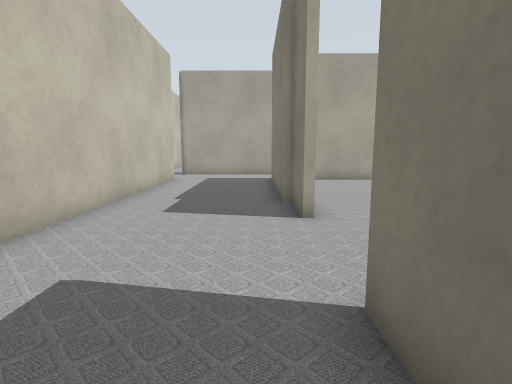
view 1 (above)

24 first-person views from a walk through a world built for the Gazebo simulator. The camera is 0.72 m above the floor, tilts 8° down and sees 80° across. The lines on the ground mark 1 m squares. The floor is counted in squares, 0.5 m on a side. Each view is taken from the middle of a square. On the plan, view 1 faces up. The plan holds only what a view shows up to about 14 squares ahead; the rest is blank. The place goes on beyond the plan.

view 2
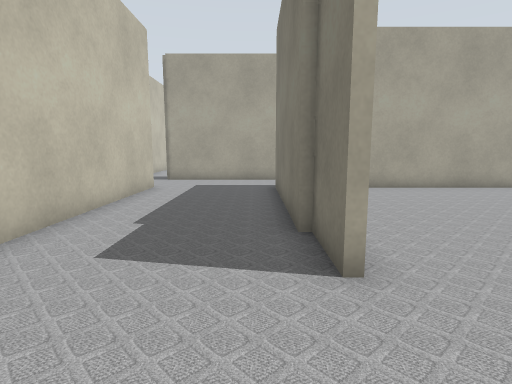

view 3
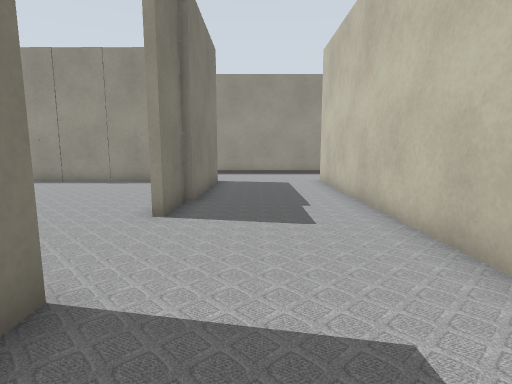

view 4
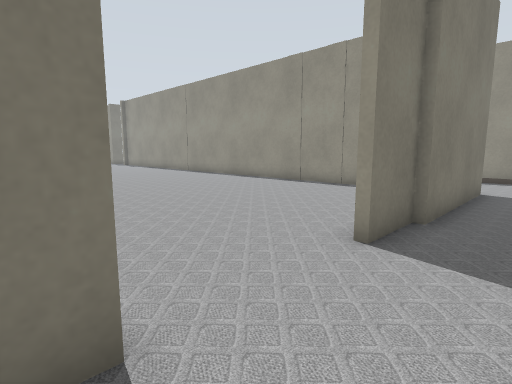

view 5
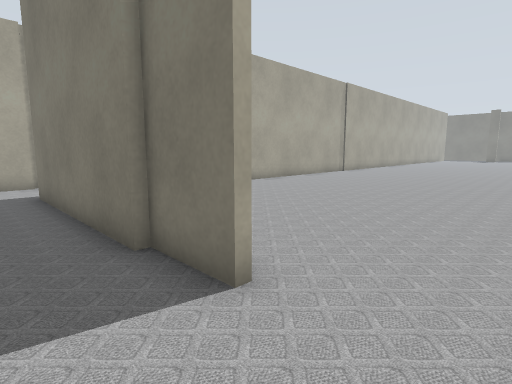

view 6
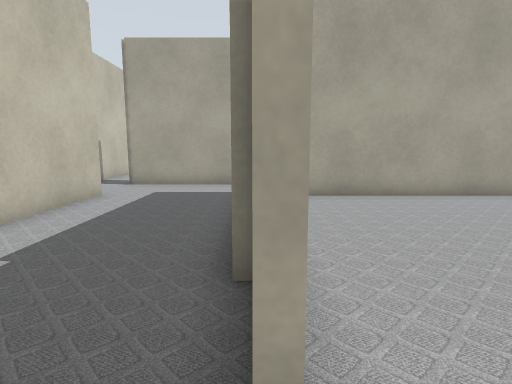

view 7
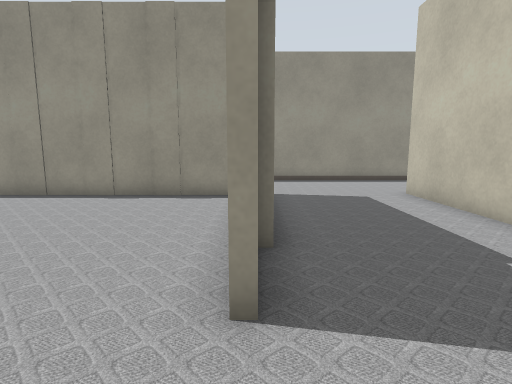

view 8
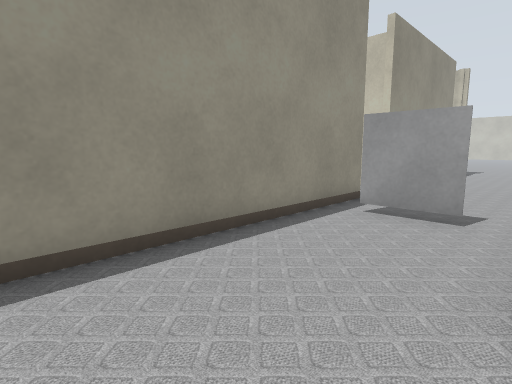

view 9
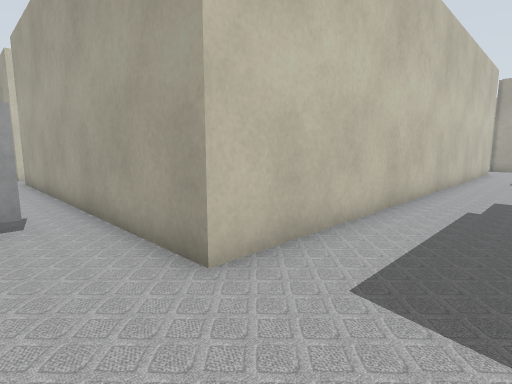

view 10
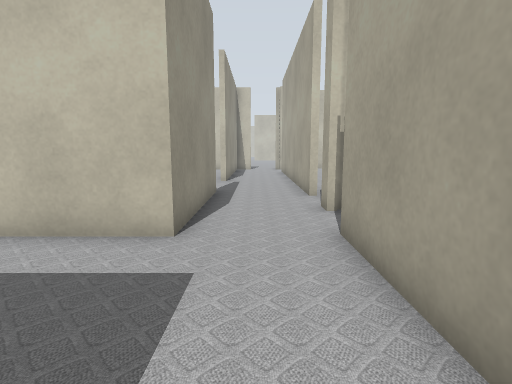

view 11
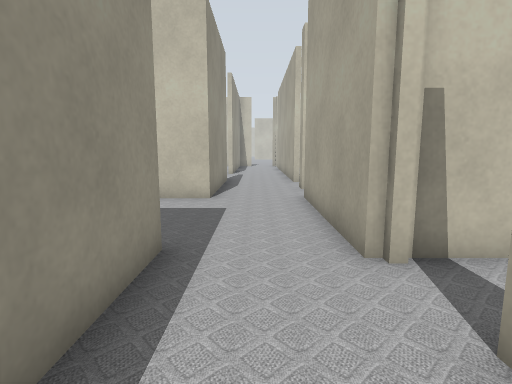

view 12
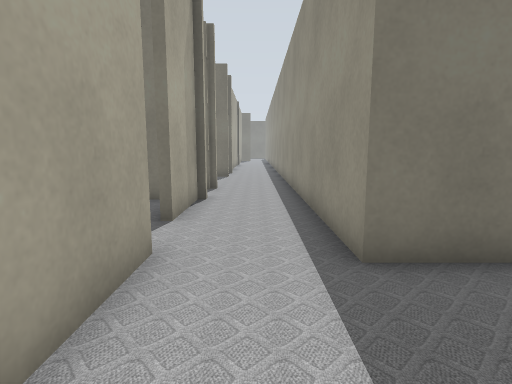

view 13
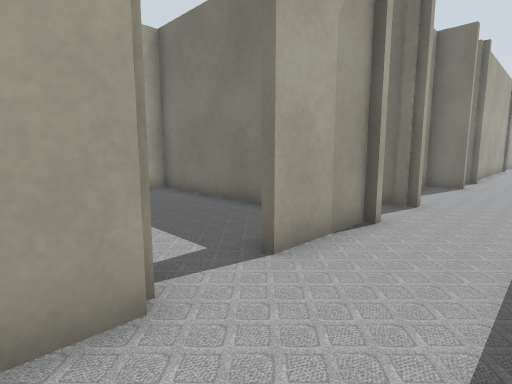

view 14
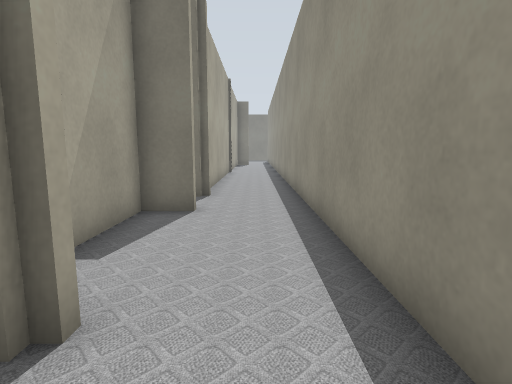

view 15
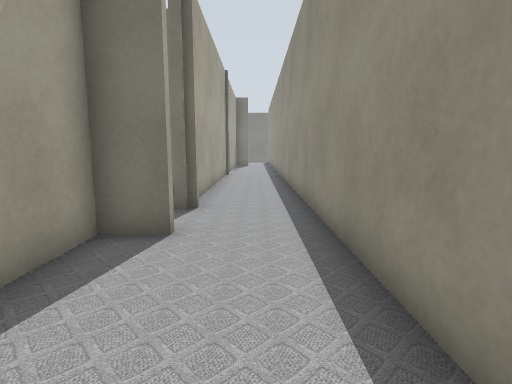

view 16
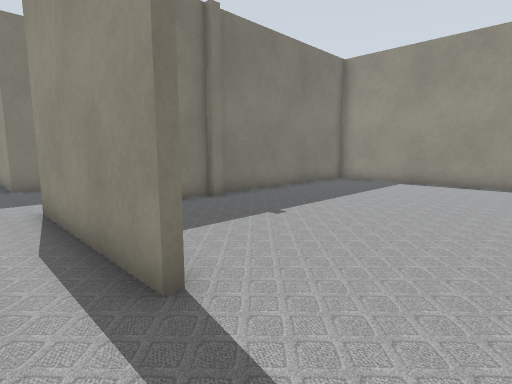

view 17
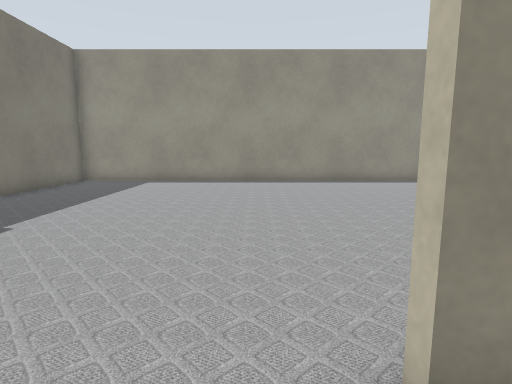

view 18
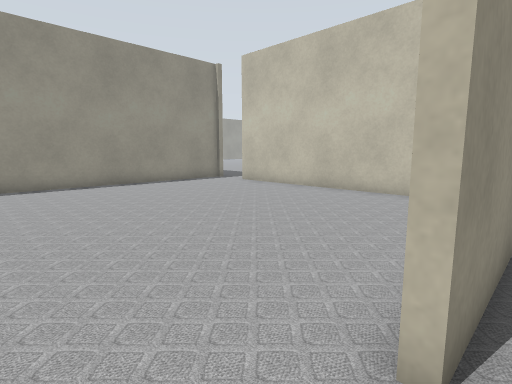

view 19
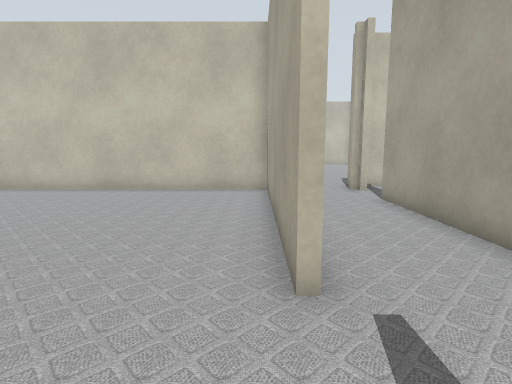

view 20
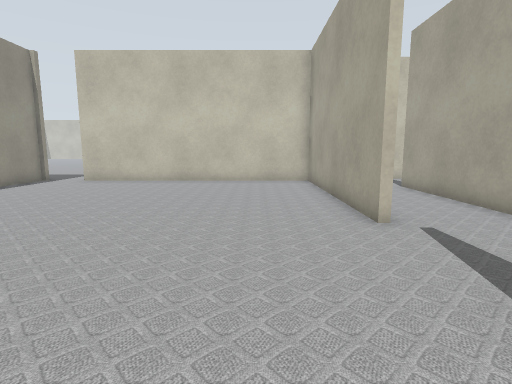

view 21
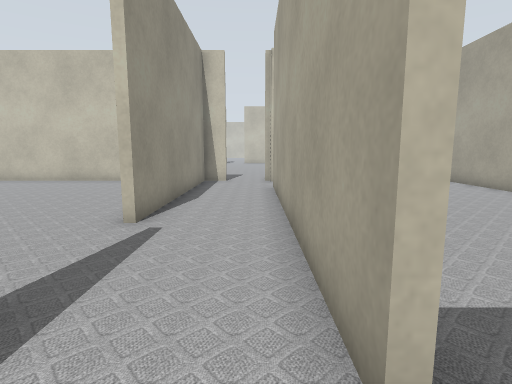

view 22
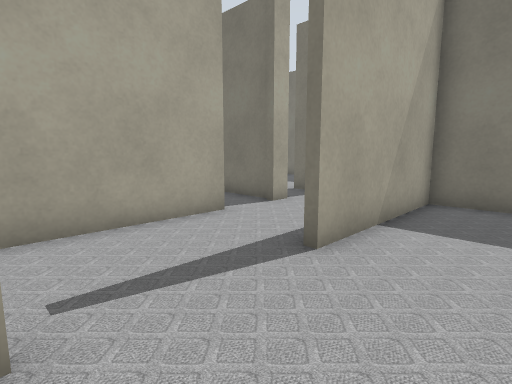

view 23
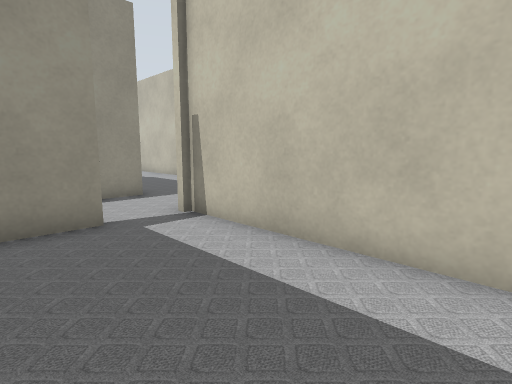

view 24
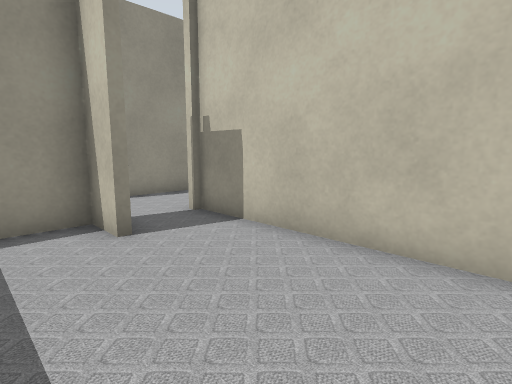

### Floor plan
Points are (right, up) in squares from view 1. A wall is a line through its corners. A room is listed if a view was taken in it or the views show most of it. See-through windows are left out.
Room 1 (views 1, 2, 3, 4, 5, 6, 7, 8, 9, 12, 13)
walls: (1, 0.6) (1, 2.6); (0.7, -5) (0.7, 0.8); (1, 6.2) (1, 8.2); (0.7, 8.1) (0.7, 14.6); (-9.6, -9.2) (1.4, -9.2); (-3.9, 14.6) (-3.9, -4.9) (-16.5, -4.9); (-18.1, -4.9) (-19.2, -4.9); (-17.2, -9.2) (-11.2, -9.2); (1.1, 17.4) (-4.1, 17.4)
ways out: opening at (1, 16) to room 2; opening at (-4, 16) to room 8; opening at (1, 4.5)
objects: marker (-8, -8) to (-8, -6)
Room 2 (views 10, 11, 14, 15)
walls: (13, 17.4) (13, 18.7) (10.2, 18.7); (5.8, 17.7) (3, 17.7); (22.5, 17.7) (15.1, 17.7); (0.7, 14.6) (22.2, 14.6)
ways out: opening at (1, 16) to room 1; opening at (2.5, 18) to room 6; opening at (7, 18.5); opening at (14, 18)
Room 3 (views 16, 17, 18, 19)
walls: (-9.4, 14.6) (-8.4, 14.6); (-8.4, 17.7) (-18.9, 17.7); (-21, 14.6) (-12.8, 14.6)
ways out: opening at (-11, 14.5) to room 4; opening at (-9, 16.5) to room 5; opening at (-19.5, 18)
Room 4 (views 20, 22)
walls: (-12.8, 14.4) (-21, 14.4); (-4.4, 9.9) (-4.4, 10.4); (-4.2, 10.2) (-4.2, 14.4) (-9.4, 14.4); (-21, 2.2) (-4.2, 2.2) (-4.2, 9.8); (-21, 15.8) (-21, 4.1)
ways out: opening at (-11, 14.5) to room 3
Room 5 (view 21)
walls: (-6.2, 17.7) (-6.8, 17.7); (-8.4, 14.6) (-6.4, 14.6)
ways out: opening at (-9, 16.5) to room 3; opening at (-6, 16.5) to room 8; opening at (-7.5, 18)
Room 6 (view 23)
walls: (3, 17.9) (4.6, 17.9); (1.1, 23.9) (1.1, 17.9); (5.7, 18.8) (5.7, 24.5)
ways out: opening at (2.5, 18) to room 2
Room 7 (view 24)
walls: (-3.9, 19) (-3.9, 17.7) (-2.4, 17.7); (-4.2, 18.4) (-4.2, 19); (-6.2, 23.8) (-6.2, 17.7)
ways out: opening at (-5, 18) to room 8
Room 8 (no view inside)
walls: (-6.4, 14.6) (-3.9, 14.6)
ways out: opening at (-4, 16) to room 1; opening at (-6, 16.5) to room 5; opening at (-5, 18) to room 7

Where each view was taken, in squares from view 1:
view 1: 0 up, 0 right, facing up
view 2: 3 up, 0 right, facing up
view 3: 9 up, 1 left, facing down
view 4: 7 up, 1 left, facing down-right
view 5: 4 up, 1 left, facing up-right
view 6: 5 up, 1 right, facing up
view 7: 5 up, 1 right, facing down
view 8: 5 down, 1 left, facing down-left
view 9: 7 down, 1 left, facing up-left
view 10: 16 up, 1 right, facing left
view 11: 16 up, 5 right, facing left
view 12: 16 up, 3 left, facing right
view 13: 15 up, 0 right, facing up-right
view 14: 16 up, 6 right, facing right
view 15: 16 up, 8 right, facing right
view 16: 16 up, 12 left, facing down-right
view 17: 16 up, 12 left, facing down
view 18: 15 up, 11 left, facing down-left
view 19: 14 up, 10 left, facing left
view 20: 12 up, 7 left, facing left
view 21: 17 up, 7 left, facing left
view 22: 12 up, 13 left, facing up-right
view 23: 24 up, 5 right, facing down-left
view 24: 24 up, 2 left, facing down-left
